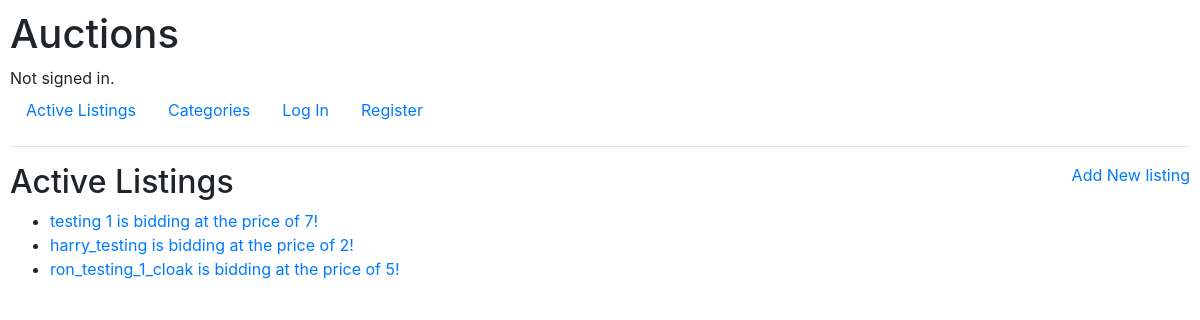
/, run on an earlier commit of the app's database.
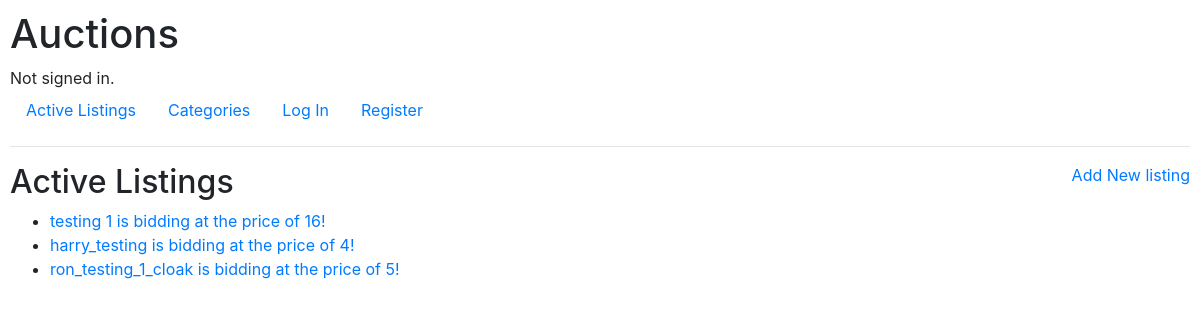
And on a later commit of the database.
### auctions/models.py (models this page shows)
class Auction_Listing(models.Model):
    title = models.CharField(max_length=64)
    description = models.TextField()
    listing_image_link = models.URLField(blank=True, null=True)
    category = models.CharField(blank=True, null=True, max_length=64)
    bid_price= models.IntegerField()
    owner = models.ForeignKey(User, related_name='owner_listings', on_delete=models.CASCADE)
    winner = models.ForeignKey(User, related_name='winner_listings', on_delete=models.CASCADE, blank=True, null=True)
    def __str__(self):
        return f"{self.title} is bidding at the price of {self.bid_price}!"

### auctions/views.py (the view)
# urls.py: path("", views.index, name="index"),
def index(request):
    return render(request, "auctions/index.html",{
        "listings":Auction_Listing.objects.all()
    })

### auctions/templates/auctions/index.html
{% extends "auctions/layout.html" %}
{% block body %}
<div style="display: flex; flex-direction: row; justify-content: space-between">
    <h2>Active Listings</h2>
    <a href = "{% url 'new_listing' %}">Add New listing</a>
</div>
<ul>
{% for listing in listings%}
<li><a href="{% url 'show_listing' listing.id %}">{{listing}}</a></li>
{% empty %}
<li>No listing</li>
{%endfor%}
</ul>
{% endblock %}

What changed in the data, as far as the page shows it:
changed Auction_Listing: title+bid_price "testing 1 is bidding at the price of 7!" → "testing 1 is bidding at the price of 16!"
changed Auction_Listing: title+bid_price "harry_testing is bidding at the price of 2!" → "harry_testing is bidding at the price of 4!"
